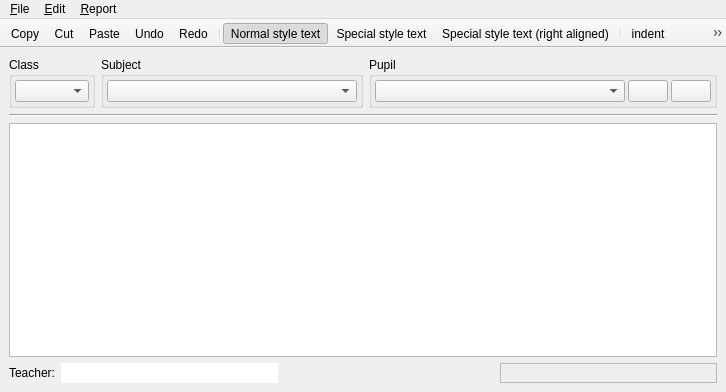
<ui version="4.0" >
 <class>MainWindow</class>
 <widget class="QMainWindow" name="MainWindow" >
  <property name="geometry" >
   <rect>
    <x>0</x>
    <y>0</y>
    <width>726</width>
    <height>392</height>
   </rect>
  </property>
  <property name="windowTitle" >
   <string>MainWindow</string>
  </property>
  <widget class="QWidget" name="centralwidget" >
   <layout class="QVBoxLayout" >
    <property name="spacing" >
     <number>6</number>
    </property>
    <property name="leftMargin" >
     <number>9</number>
    </property>
    <property name="topMargin" >
     <number>9</number>
    </property>
    <property name="rightMargin" >
     <number>9</number>
    </property>
    <property name="bottomMargin" >
     <number>9</number>
    </property>
    <item>
     <layout class="QHBoxLayout" >
      <property name="spacing" >
       <number>6</number>
      </property>
      <property name="leftMargin" >
       <number>0</number>
      </property>
      <property name="topMargin" >
       <number>0</number>
      </property>
      <property name="rightMargin" >
       <number>0</number>
      </property>
      <property name="bottomMargin" >
       <number>0</number>
      </property>
      <item>
       <widget class="QGroupBox" name="groupBox" >
        <property name="title" >
         <string>Class</string>
        </property>
        <layout class="QHBoxLayout" >
         <property name="spacing" >
          <number>3</number>
         </property>
         <property name="leftMargin" >
          <number>3</number>
         </property>
         <property name="topMargin" >
          <number>3</number>
         </property>
         <property name="rightMargin" >
          <number>3</number>
         </property>
         <property name="bottomMargin" >
          <number>3</number>
         </property>
         <item>
          <widget class="QComboBox" name="comboBox_class" >
           <property name="minimumSize" >
            <size>
             <width>50</width>
             <height>0</height>
            </size>
           </property>
          </widget>
         </item>
        </layout>
       </widget>
      </item>
      <item>
       <widget class="QGroupBox" name="groupBox_2" >
        <property name="title" >
         <string>Subject</string>
        </property>
        <layout class="QHBoxLayout" >
         <property name="spacing" >
          <number>3</number>
         </property>
         <property name="leftMargin" >
          <number>3</number>
         </property>
         <property name="topMargin" >
          <number>3</number>
         </property>
         <property name="rightMargin" >
          <number>3</number>
         </property>
         <property name="bottomMargin" >
          <number>3</number>
         </property>
         <item>
          <widget class="QComboBox" name="comboBox_subject" >
           <property name="minimumSize" >
            <size>
             <width>250</width>
             <height>0</height>
            </size>
           </property>
          </widget>
         </item>
        </layout>
       </widget>
      </item>
      <item>
       <widget class="QGroupBox" name="groupBox_3" >
        <property name="title" >
         <string>Pupil</string>
        </property>
        <layout class="QHBoxLayout" >
         <property name="spacing" >
          <number>3</number>
         </property>
         <property name="leftMargin" >
          <number>3</number>
         </property>
         <property name="topMargin" >
          <number>3</number>
         </property>
         <property name="rightMargin" >
          <number>3</number>
         </property>
         <property name="bottomMargin" >
          <number>3</number>
         </property>
         <item>
          <widget class="QComboBox" name="comboBox_pupil" >
           <property name="minimumSize" >
            <size>
             <width>250</width>
             <height>0</height>
            </size>
           </property>
          </widget>
         </item>
         <item>
          <widget class="QPushButton" name="pushButton_previous" >
           <property name="toolTip" >
            <string>Previous pupil</string>
           </property>
           <property name="text" >
            <string/>
           </property>
           <property name="icon" >
            <iconset>icons/go-back.png</iconset>
           </property>
          </widget>
         </item>
         <item>
          <widget class="QPushButton" name="pushButton_next" >
           <property name="toolTip" >
            <string>Next pupil</string>
           </property>
           <property name="text" >
            <string/>
           </property>
           <property name="icon" >
            <iconset>icons/go-forward.png</iconset>
           </property>
          </widget>
         </item>
        </layout>
       </widget>
      </item>
     </layout>
    </item>
    <item>
     <widget class="Line" name="line" >
      <property name="orientation" >
       <enum>Qt::Horizontal</enum>
      </property>
     </widget>
    </item>
    <item>
     <widget class="GView" name="graphicsView" />
    </item>
    <item>
     <layout class="QHBoxLayout" >
      <property name="spacing" >
       <number>6</number>
      </property>
      <property name="leftMargin" >
       <number>0</number>
      </property>
      <property name="topMargin" >
       <number>0</number>
      </property>
      <property name="rightMargin" >
       <number>0</number>
      </property>
      <property name="bottomMargin" >
       <number>0</number>
      </property>
      <item>
       <widget class="QLabel" name="label" >
        <property name="text" >
         <string>Teacher:</string>
        </property>
       </widget>
      </item>
      <item>
       <widget class="QLineEdit" name="lineEdit_teacher" >
        <property name="sizePolicy" >
         <sizepolicy vsizetype="Fixed" hsizetype="MinimumExpanding" >
          <horstretch>0</horstretch>
          <verstretch>0</verstretch>
         </sizepolicy>
        </property>
        <property name="frame" >
         <bool>false</bool>
        </property>
        <property name="readOnly" >
         <bool>true</bool>
        </property>
       </widget>
      </item>
      <item>
       <spacer>
        <property name="orientation" >
         <enum>Qt::Horizontal</enum>
        </property>
        <property name="sizeHint" >
         <size>
          <width>40</width>
          <height>20</height>
         </size>
        </property>
       </spacer>
      </item>
      <item>
       <widget class="QFrame" name="frame_chars" >
        <property name="sizePolicy" >
         <sizepolicy vsizetype="Preferred" hsizetype="MinimumExpanding" >
          <horstretch>0</horstretch>
          <verstretch>0</verstretch>
         </sizepolicy>
        </property>
        <property name="toolTip" >
         <string>Click on a character to insert it in the text</string>
        </property>
        <property name="frameShape" >
         <enum>QFrame::StyledPanel</enum>
        </property>
        <property name="frameShadow" >
         <enum>QFrame::Raised</enum>
        </property>
       </widget>
      </item>
     </layout>
    </item>
   </layout>
  </widget>
  <widget class="QMenuBar" name="menubar" >
   <property name="geometry" >
    <rect>
     <x>0</x>
     <y>0</y>
     <width>726</width>
     <height>28</height>
    </rect>
   </property>
   <widget class="QMenu" name="menu_File" >
    <property name="title" >
     <string>&amp;File</string>
    </property>
    <addaction name="action_Open" />
    <addaction name="action_Synchronize" />
    <addaction name="separator" />
    <addaction name="action_Quit" />
   </widget>
   <widget class="QMenu" name="menu_Edit" >
    <property name="title" >
     <string>&amp;Edit</string>
    </property>
    <addaction name="action_Copy" />
    <addaction name="action_Cut" />
    <addaction name="action_Paste" />
    <addaction name="separator" />
    <addaction name="action_Undo" />
    <addaction name="action_Redo" />
   </widget>
   <widget class="QMenu" name="menu_Report" >
    <property name="title" >
     <string>&amp;Report</string>
    </property>
    <addaction name="action_RequestCheck" />
    <addaction name="action_Print" />
    <addaction name="separator" />
    <addaction name="action_nextUnfinished" />
    <addaction name="separator" />
    <addaction name="action_autospellcheck" />
    <addaction name="action_checkSpelling" />
   </widget>
   <addaction name="menu_File" />
   <addaction name="menu_Edit" />
   <addaction name="menu_Report" />
  </widget>
  <widget class="QToolBar" name="toolBar" >
   <property name="movable" >
    <bool>false</bool>
   </property>
   <property name="orientation" >
    <enum>Qt::Horizontal</enum>
   </property>
   <attribute name="toolBarArea" >
    <enum>TopToolBarArea</enum>
   </attribute>
   <attribute name="toolBarBreak" >
    <bool>false</bool>
   </attribute>
   <addaction name="action_Copy" />
   <addaction name="action_Cut" />
   <addaction name="action_Paste" />
   <addaction name="action_Undo" />
   <addaction name="action_Redo" />
   <addaction name="separator" />
   <addaction name="action_styleN" />
   <addaction name="action_styleS" />
   <addaction name="action_styleSR" />
   <addaction name="separator" />
   <addaction name="action_indent" />
   <addaction name="action_unindent" />
   <addaction name="separator" />
   <addaction name="action_Print1" />
   <addaction name="action_Print" />
   <addaction name="separator" />
   <addaction name="action_RequestCheck" />
   <addaction name="action_nextUnfinished" />
   <addaction name="action_checkSpelling" />
   <addaction name="action_autospellcheck" />
   <addaction name="separator" />
   <addaction name="separator" />
   <addaction name="separator" />
   <addaction name="separator" />
   <addaction name="separator" />
   <addaction name="action_Quit" />
  </widget>
  <action name="action_Copy" >
   <property name="icon" >
    <iconset>icons/copy.png</iconset>
   </property>
   <property name="text" >
    <string>&amp;Copy</string>
   </property>
   <property name="toolTip" >
    <string>Copy marked text</string>
   </property>
   <property name="shortcut" >
    <string>Ctrl+C</string>
   </property>
  </action>
  <action name="action_Cut" >
   <property name="icon" >
    <iconset>icons/cut.png</iconset>
   </property>
   <property name="text" >
    <string>Cu&amp;t</string>
   </property>
   <property name="toolTip" >
    <string>Cut marked text</string>
   </property>
   <property name="shortcut" >
    <string>Ctrl+X</string>
   </property>
  </action>
  <action name="action_Paste" >
   <property name="icon" >
    <iconset>icons/paste.png</iconset>
   </property>
   <property name="text" >
    <string>&amp;Paste</string>
   </property>
   <property name="toolTip" >
    <string>Paste to cursor position</string>
   </property>
   <property name="shortcut" >
    <string>Ctrl+V</string>
   </property>
  </action>
  <action name="action_Undo" >
   <property name="icon" >
    <iconset>icons/undo.png</iconset>
   </property>
   <property name="text" >
    <string>&amp;Undo</string>
   </property>
   <property name="toolTip" >
    <string>Undo last editing operation(s)</string>
   </property>
  </action>
  <action name="action_Redo" >
   <property name="icon" >
    <iconset>icons/redo.png</iconset>
   </property>
   <property name="text" >
    <string>&amp;Redo</string>
   </property>
   <property name="toolTip" >
    <string>Redo last undone editing operation</string>
   </property>
  </action>
  <action name="action_styleS" >
   <property name="checkable" >
    <bool>true</bool>
   </property>
   <property name="icon" >
    <iconset>icons/styleS.png</iconset>
   </property>
   <property name="text" >
    <string>Special style text</string>
   </property>
  </action>
  <action name="action_styleN" >
   <property name="checkable" >
    <bool>true</bool>
   </property>
   <property name="checked" >
    <bool>true</bool>
   </property>
   <property name="icon" >
    <iconset>icons/styleN.png</iconset>
   </property>
   <property name="text" >
    <string>Normal style text</string>
   </property>
  </action>
  <action name="action_styleSR" >
   <property name="checkable" >
    <bool>true</bool>
   </property>
   <property name="icon" >
    <iconset>icons/styleSR.png</iconset>
   </property>
   <property name="text" >
    <string>Special style text (right aligned)</string>
   </property>
  </action>
  <action name="action_indent" >
   <property name="icon" >
    <iconset>icons/indent.png</iconset>
   </property>
   <property name="text" >
    <string>indent</string>
   </property>
   <property name="toolTip" >
    <string>Increase line indentation</string>
   </property>
  </action>
  <action name="action_unindent" >
   <property name="icon" >
    <iconset>icons/unindent.png</iconset>
   </property>
   <property name="text" >
    <string>unindent</string>
   </property>
   <property name="toolTip" >
    <string>Decrease line indentation</string>
   </property>
  </action>
  <action name="action_Print" >
   <property name="icon" >
    <iconset>icons/print.png</iconset>
   </property>
   <property name="text" >
    <string>Print</string>
   </property>
   <property name="toolTip" >
    <string>Print all reports for this subject</string>
   </property>
   <property name="shortcut" >
    <string>Ctrl+P</string>
   </property>
  </action>
  <action name="action_RequestCheck" >
   <property name="checkable" >
    <bool>true</bool>
   </property>
   <property name="icon" >
    <iconset>icons/finished.png</iconset>
   </property>
   <property name="text" >
    <string>Report completed</string>
   </property>
   <property name="toolTip" >
    <string comment="'Down' indicates report completed" >Report completed</string>
   </property>
  </action>
  <action name="action_Open" >
   <property name="icon" >
    <iconset>icons/open.png</iconset>
   </property>
   <property name="text" >
    <string>&amp;Open</string>
   </property>
   <property name="toolTip" >
    <string>Open Report Database</string>
   </property>
   <property name="shortcut" >
    <string>Ctrl+O</string>
   </property>
  </action>
  <action name="action_Quit" >
   <property name="icon" >
    <iconset>icons/quit.png</iconset>
   </property>
   <property name="text" >
    <string>&amp;Quit</string>
   </property>
   <property name="shortcut" >
    <string>Ctrl+Q</string>
   </property>
  </action>
  <action name="action_nextUnfinished" >
   <property name="icon" >
    <iconset>icons/nextUnfinished.png</iconset>
   </property>
   <property name="text" >
    <string>Next unfinished report</string>
   </property>
   <property name="toolTip" >
    <string>Go to next uncompleted report</string>
   </property>
  </action>
  <action name="action_autospellcheck" >
   <property name="checkable" >
    <bool>true</bool>
   </property>
   <property name="icon" >
    <iconset>icons/autospellcheck.png</iconset>
   </property>
   <property name="text" >
    <string>Auto-spellcheck</string>
   </property>
   <property name="toolTip" >
    <string>Automatic spellchecking</string>
   </property>
  </action>
  <action name="action_checkSpelling" >
   <property name="icon" >
    <iconset>icons/spellcheck.png</iconset>
   </property>
   <property name="text" >
    <string>Check spelling</string>
   </property>
   <property name="iconText" >
    <string>Check spelling</string>
   </property>
   <property name="toolTip" >
    <string>Interactive spelling checker</string>
   </property>
  </action>
  <action name="action_Print1" >
   <property name="icon" >
    <iconset>icons/print1.png</iconset>
   </property>
   <property name="text" >
    <string>Print this report</string>
   </property>
   <property name="toolTip" >
    <string>Print just this report</string>
   </property>
  </action>
  <action name="action_Synchronize" >
   <property name="icon" >
    <iconset>icons/refresh.png</iconset>
   </property>
   <property name="text" >
    <string>Synchronize</string>
   </property>
  </action>
 </widget>
 <customwidgets>
  <customwidget>
   <class>GView</class>
   <extends>QGraphicsView</extends>
   <header>guiCanvas</header>
  </customwidget>
 </customwidgets>
 <resources/>
 <connections>
  <connection>
   <sender>action_Quit</sender>
   <signal>triggered()</signal>
   <receiver>MainWindow</receiver>
   <slot>close()</slot>
   <hints>
    <hint type="sourcelabel" >
     <x>-1</x>
     <y>-1</y>
    </hint>
    <hint type="destinationlabel" >
     <x>362</x>
     <y>187</y>
    </hint>
   </hints>
  </connection>
 </connections>
</ui>
